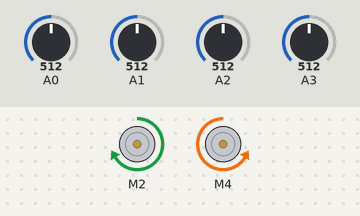
A sketch run on a simulated Arduino Uno, built with avr-gcc and run on an emulated ATmega328P. Shown: 2 × DC motor (green arrow = forward, orange = backward, longer = faster). The inputs (shaded band) are chosen by the test bench; at power-on: A0 = 512, A1 = 512, A2 = 512, A3 = 512. What the sketch prints to the serial monitor is not drawn.

Above: at 0.05 s.
Timing chart, 0 to 3.0 s (numbered marks = the images above):
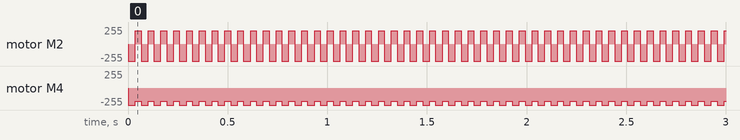

The sketch:

mashinka.ino
```cpp
/*
	Пример управления двумя моторами при помощи одного джойстика по танковой схеме
*/
#include "GyverMotor.h"
GMotor motorR(DRIVER2WIRE, 2, 3, HIGH);
GMotor motorL(DRIVER2WIRE, 4, 11, HIGH);
// используем оба ШИМа таймера 2 (пины 3 и 11)
int a0, a1, a2, a3;
int speed = 200;
int maxspeed = 255;
int trsh = 160;
int step =7;

// варианты инициализации в зависимости от типа драйвера:
// GMotor motor(DRIVER2WIRE, dig_pin, PWM_pin, (LOW / HIGH) )
// GMotor motor(DRIVER3WIRE, dig_pin_A, dig_pin_B, PWM_pin, (LOW/HIGH) )
// GMotor motor(RELAY2WIRE, dig_pin_A, dig_pin_B, (LOW/HIGH) )
/*
  DRIVER2WIRE - двухпроводной драйвер (направление + ШИМ)
  DRIVER3WIRE - трёхпроводной драйвер (два пина направления + ШИМ)
  RELAY2WIRE - реле в качестве драйвера (два пина направления)

  dig_pin, dig_pin_A, dig_pin_B - любой цифровой пин МК
  PWM_pin - любой ШИМ пин МК
  LOW / HIGH - уровень драйвера. Если при увеличении скорости мотор наоборот тормозит - смени уровень
*/

void setup() {
  // ключ на старт!
  motorR.setMode(FORWARD);
  motorL.setMode(BACKWARD);
  pinMode(A0, INPUT);
  pinMode(A1, INPUT);
  pinMode(A2, INPUT);
  pinMode(A3, INPUT);
  Serial.begin(9600);
}

void loop() {

  motorR.setMode(FORWARD);
  motorL.setMode(BACKWARD);

  a0=analogRead(A0);
  a1=analogRead(A1);
  a2=analogRead(A2);
  a3=analogRead(A3);
  Serial.println(a0);
// a1 < 100 - белое, >100 черное
//
  if ((a0>trsh) && (a1<=trsh) or ((a0>=trsh) and (a2>=trsh))) { // a0 это справа
      motorR.setMode(BACKWARD);
      motorR.setSpeed(maxspeed); // этим мотором тормозим
      motorL.setSpeed(maxspeed);
      delay(step*5);
      motorR.setMode(FORWARD);
    } else if ((a1>trsh) && (a0<=trsh) or ((a1>=trsh) and (a3>=trsh))) { // a1 это слева
      motorL.setMode(FORWARD);
      motorR.setSpeed(maxspeed);
      motorL.setSpeed(maxspeed); // этим мотором тормозим
      delay(step*5);
      motorL.setMode(BACKWARD);
    } else if ((a2>trsh) && (a3<=trsh)) { //a2 это справа внутренний
      motorL.setMode(FORWARD);
      motorR.setSpeed(speed);
      motorL.setSpeed(speed); // этим мотором тормозим
      delay(step+2);
      motorL.setMode(BACKWARD);
    } else if ((a3>trsh) && (a2<=trsh)) { //a3 это слева внутренний
      motorR.setMode(BACKWARD);
      motorR.setSpeed(speed); // этим мотором тормозим
      motorL.setSpeed(speed);
      delay(step+2);
      motorR.setMode(FORWARD);
//    } else if ((a1>trsh) && (a0>trsh)) {
//      motorR.setSpeed(STOP);
//      motorL.setSpeed(STOP);
//      delay(3);
    }  else { // if ((a1<trsh) && (a0<trsh)) {
      motorR.setSpeed(speed);
      motorL.setSpeed(speed);
      delay(step);
    };
    if ((a1>=trsh)&&(a3>=trsh)&(a0>=trsh)&&(a2>=trsh)||(a1>=trsh)&&(a3>=trsh)&((a0>=trsh)||(a2>=trsh))||((a1>=trsh)||(a3>=trsh)&(a0>=trsh)&&(a2>=trsh))) {
      motorR.setSpeed(speed);
      motorL.setSpeed(speed);
      delay(step*4);
    } ;
//  delay(200);  // задержка просто для "стабильности"
}
```

Measured:
- by itself, motor M2: alternates backward 255/255 for 0.04 s and forward 200/255 for 0.03 s
- by itself, motor M4: alternates backward 255/255 for 0.04 s and backward 200/255 for 0.03 s
